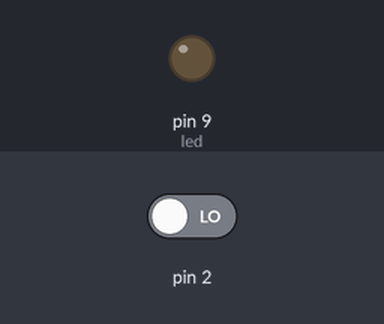
The sketch below on a simulated Arduino Uno, built with avr-gcc and run on an emulated ATmega328P. On the bench: output pins drawn as LEDs (lit = HIGH). The test bench sets the inputs (shaded band); at power-on: pin 2 LOW.

Above: at 1.2 s.
1.3 s: pin 2 driven HIGH
At 1.78 s:
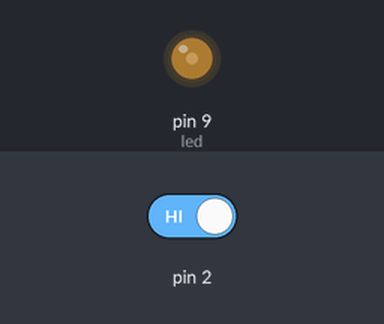
At 2.38 s:
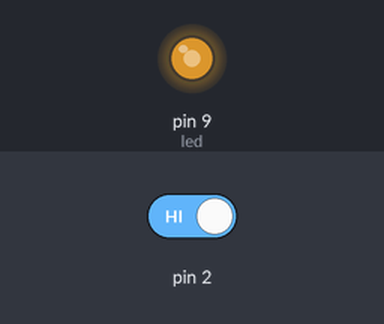
Timing chart, 0 to 10.3 s (numbered marks = the images above; inputs shaded):
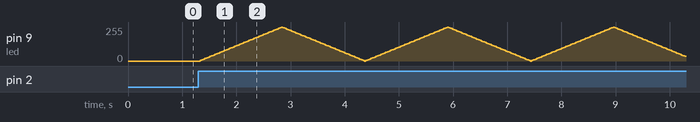

The sketch:

lighthouse.ino
```cpp
void setup() {
  // put your setup code here, to run once:
pinMode(2, INPUT);
}

void loop() {
  int pos;
  int led = 9;
  int brightness;
  int fadeAmount = 5;
  // put your main code here, to run repeatedly:
  while (digitalRead(2) == HIGH) {
    analogWrite(led, brightness);

  // change the brightness for next time through the loop:
  brightness = brightness + fadeAmount;

  // reverse the direction of the fading at the ends of the fade:
  if (brightness == 0 || brightness == 255) {
    fadeAmount = -fadeAmount ;
  }
  // wait for 30 milliseconds to see the dimming effect
  delay(30);
  }
  analogWrite(led, 0);
}
```
